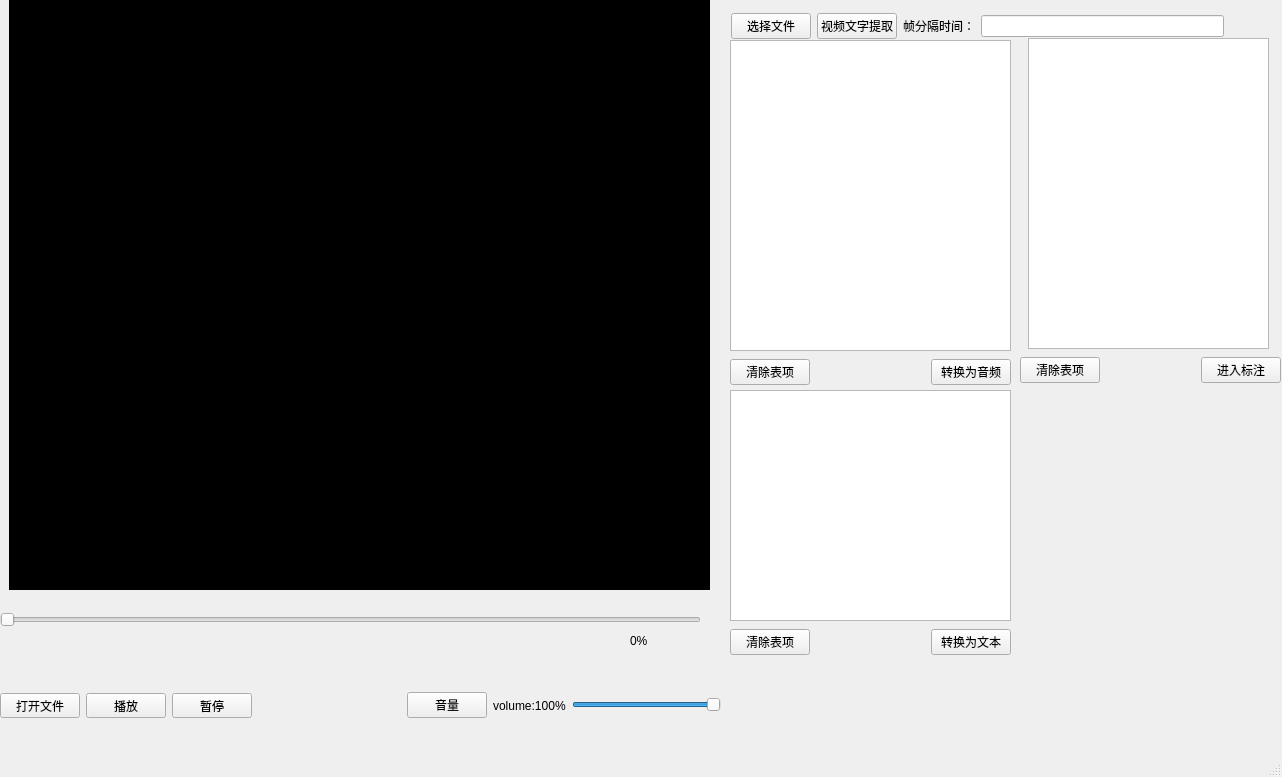
<?xml version="1.0" encoding="UTF-8"?>
<ui version="4.0">
 <class>MainWindow</class>
 <widget class="QMainWindow" name="MainWindow">
  <property name="geometry">
   <rect>
    <x>0</x>
    <y>0</y>
    <width>1282</width>
    <height>777</height>
   </rect>
  </property>
  <property name="windowTitle">
   <string>MainWindow</string>
  </property>
  <widget class="QWidget" name="centralwidget">
   <widget class="QLabel" name="lab_video">
    <property name="geometry">
     <rect>
      <x>630</x>
      <y>630</y>
      <width>51</width>
      <height>21</height>
     </rect>
    </property>
    <property name="maximumSize">
     <size>
      <width>16777215</width>
      <height>50</height>
     </size>
    </property>
    <property name="text">
     <string>0%</string>
    </property>
   </widget>
   <widget class="myVideoWidget" name="wgt_video" native="true">
    <property name="geometry">
     <rect>
      <x>9</x>
      <y>-1</y>
      <width>701</width>
      <height>591</height>
     </rect>
    </property>
    <property name="minimumSize">
     <size>
      <width>410</width>
      <height>200</height>
     </size>
    </property>
    <property name="maximumSize">
     <size>
      <width>16777215</width>
      <height>16777215</height>
     </size>
    </property>
    <property name="palette">
     <palette>
      <active>
       <colorrole role="Base">
        <brush brushstyle="SolidPattern">
         <color alpha="255">
          <red>255</red>
          <green>255</green>
          <blue>255</blue>
         </color>
        </brush>
       </colorrole>
       <colorrole role="Window">
        <brush brushstyle="SolidPattern">
         <color alpha="255">
          <red>0</red>
          <green>0</green>
          <blue>0</blue>
         </color>
        </brush>
       </colorrole>
      </active>
      <inactive>
       <colorrole role="Base">
        <brush brushstyle="SolidPattern">
         <color alpha="255">
          <red>255</red>
          <green>255</green>
          <blue>255</blue>
         </color>
        </brush>
       </colorrole>
       <colorrole role="Window">
        <brush brushstyle="SolidPattern">
         <color alpha="255">
          <red>0</red>
          <green>0</green>
          <blue>0</blue>
         </color>
        </brush>
       </colorrole>
      </inactive>
      <disabled>
       <colorrole role="Base">
        <brush brushstyle="SolidPattern">
         <color alpha="255">
          <red>0</red>
          <green>0</green>
          <blue>0</blue>
         </color>
        </brush>
       </colorrole>
       <colorrole role="Window">
        <brush brushstyle="SolidPattern">
         <color alpha="255">
          <red>0</red>
          <green>0</green>
          <blue>0</blue>
         </color>
        </brush>
       </colorrole>
      </disabled>
     </palette>
    </property>
    <property name="autoFillBackground">
     <bool>true</bool>
    </property>
    <widget class="QWidget" name="gridLayoutWidget">
     <property name="geometry">
      <rect>
       <x>-40</x>
       <y>-10</y>
       <width>1191</width>
       <height>741</height>
      </rect>
     </property>
     <layout class="QGridLayout" name="gridLayout"/>
    </widget>
   </widget>
   <widget class="myVideoSlider" name="sld_video">
    <property name="geometry">
     <rect>
      <x>0</x>
      <y>610</y>
      <width>701</width>
      <height>20</height>
     </rect>
    </property>
    <property name="minimumSize">
     <size>
      <width>410</width>
      <height>0</height>
     </size>
    </property>
    <property name="maximumSize">
     <size>
      <width>16777215</width>
      <height>20</height>
     </size>
    </property>
    <property name="maximum">
     <number>100</number>
    </property>
    <property name="orientation">
     <enum>Qt::Horizontal</enum>
    </property>
   </widget>
   <widget class="QWidget" name="layoutWidget">
    <property name="geometry">
     <rect>
      <x>0</x>
      <y>690</y>
      <width>721</width>
      <height>31</height>
     </rect>
    </property>
    <layout class="QHBoxLayout" name="horizontalLayout">
     <item>
      <widget class="QPushButton" name="btn_open">
       <property name="maximumSize">
        <size>
         <width>100</width>
         <height>25</height>
        </size>
       </property>
       <property name="text">
        <string>打开文件</string>
       </property>
       <property name="icon">
        <iconset>
         <normaloff>resources/images/folder-open.png</normaloff>resources/images/folder-open.png</iconset>
       </property>
      </widget>
     </item>
     <item>
      <widget class="QPushButton" name="btn_play">
       <property name="maximumSize">
        <size>
         <width>100</width>
         <height>25</height>
        </size>
       </property>
       <property name="text">
        <string>播放</string>
       </property>
       <property name="icon">
        <iconset>
         <normaloff>resources/images/play2.png</normaloff>resources/images/play2.png</iconset>
       </property>
      </widget>
     </item>
     <item>
      <widget class="QPushButton" name="btn_stop">
       <property name="maximumSize">
        <size>
         <width>100</width>
         <height>25</height>
        </size>
       </property>
       <property name="text">
        <string>暂停</string>
       </property>
       <property name="icon">
        <iconset>
         <normaloff>resources/images/pause.png</normaloff>resources/images/pause.png</iconset>
       </property>
      </widget>
     </item>
     <item>
      <spacer name="horizontalSpacer">
       <property name="orientation">
        <enum>Qt::Horizontal</enum>
       </property>
       <property name="sizeHint" stdset="0">
        <size>
         <width>40</width>
         <height>20</height>
        </size>
       </property>
      </spacer>
     </item>
     <item>
      <widget class="QPushButton" name="btn_volume">
       <property name="text">
        <string>音量</string>
       </property>
       <property name="icon">
        <iconset>
         <normaloff>resources/images/volume-high.png</normaloff>resources/images/volume-high.png</iconset>
       </property>
      </widget>
     </item>
     <item>
      <widget class="QLabel" name="lab_audio">
       <property name="text">
        <string>volume:100%</string>
       </property>
      </widget>
     </item>
     <item>
      <widget class="QSlider" name="sld_audio">
       <property name="minimumSize">
        <size>
         <width>100</width>
         <height>0</height>
        </size>
       </property>
       <property name="maximumSize">
        <size>
         <width>150</width>
         <height>20</height>
        </size>
       </property>
       <property name="value">
        <number>99</number>
       </property>
       <property name="orientation">
        <enum>Qt::Horizontal</enum>
       </property>
      </widget>
     </item>
    </layout>
   </widget>
   <widget class="QListWidget" name="Video_listWidget">
    <property name="geometry">
     <rect>
      <x>730</x>
      <y>40</y>
      <width>281</width>
      <height>311</height>
     </rect>
    </property>
   </widget>
   <widget class="QListWidget" name="audio_listWidget">
    <property name="geometry">
     <rect>
      <x>730</x>
      <y>390</y>
      <width>281</width>
      <height>231</height>
     </rect>
    </property>
   </widget>
   <widget class="QWidget" name="layoutWidget">
    <property name="geometry">
     <rect>
      <x>731</x>
      <y>11</y>
      <width>493</width>
      <height>30</height>
     </rect>
    </property>
    <layout class="QHBoxLayout" name="horizontalLayout_2">
     <item>
      <widget class="QPushButton" name="btn_upload_video">
       <property name="text">
        <string>选择文件</string>
       </property>
       <property name="icon">
        <iconset>
         <normaloff>resources/images/uploadFIle.png</normaloff>resources/images/uploadFIle.png</iconset>
       </property>
      </widget>
     </item>
     <item>
      <widget class="QPushButton" name="btn_extract_text">
       <property name="text">
        <string>视频文字提取</string>
       </property>
       <property name="icon">
        <iconset>
         <normaloff>resources/images/OCR.png</normaloff>resources/images/OCR.png</iconset>
       </property>
      </widget>
     </item>
     <item>
      <widget class="QLabel" name="frame_time_label">
       <property name="text">
        <string>帧分隔时间：</string>
       </property>
      </widget>
     </item>
     <item>
      <widget class="QLineEdit" name="frame_time_edit"/>
     </item>
    </layout>
   </widget>
   <widget class="QListWidget" name="Text_listWidget">
    <property name="geometry">
     <rect>
      <x>1028</x>
      <y>38</y>
      <width>241</width>
      <height>311</height>
     </rect>
    </property>
   </widget>
   <widget class="QWidget" name="layoutWidget">
    <property name="geometry">
     <rect>
      <x>730</x>
      <y>357</y>
      <width>281</width>
      <height>30</height>
     </rect>
    </property>
    <layout class="QHBoxLayout" name="horizontalLayout_3">
     <item>
      <widget class="QPushButton" name="btn_clear_videos">
       <property name="text">
        <string>清除表项</string>
       </property>
       <property name="icon">
        <iconset>
         <normaloff>resources/images/action.png</normaloff>resources/images/action.png</iconset>
       </property>
      </widget>
     </item>
     <item>
      <spacer name="horizontalSpacer_2">
       <property name="orientation">
        <enum>Qt::Horizontal</enum>
       </property>
       <property name="sizeHint" stdset="0">
        <size>
         <width>40</width>
         <height>20</height>
        </size>
       </property>
      </spacer>
     </item>
     <item>
      <widget class="QPushButton" name="btn_convert_video_to_audio">
       <property name="text">
        <string>转换为音频</string>
       </property>
       <property name="icon">
        <iconset>
         <normaloff>resources/images/convertToAudio.png</normaloff>resources/images/convertToAudio.png</iconset>
       </property>
      </widget>
     </item>
    </layout>
   </widget>
   <widget class="QWidget" name="layoutWidget">
    <property name="geometry">
     <rect>
      <x>730</x>
      <y>627</y>
      <width>281</width>
      <height>30</height>
     </rect>
    </property>
    <layout class="QHBoxLayout" name="horizontalLayout_4">
     <item>
      <widget class="QPushButton" name="btn_clear_audios">
       <property name="text">
        <string>清除表项</string>
       </property>
       <property name="icon">
        <iconset>
         <normaloff>resources/images/action.png</normaloff>resources/images/action.png</iconset>
       </property>
      </widget>
     </item>
     <item>
      <spacer name="horizontalSpacer_3">
       <property name="orientation">
        <enum>Qt::Horizontal</enum>
       </property>
       <property name="sizeHint" stdset="0">
        <size>
         <width>40</width>
         <height>20</height>
        </size>
       </property>
      </spacer>
     </item>
     <item>
      <widget class="QPushButton" name="btn_convert_audio_to_text">
       <property name="text">
        <string>转换为文本</string>
       </property>
       <property name="icon">
        <iconset>
         <normaloff>resources/images/convertToText.png</normaloff>resources/images/convertToText.png</iconset>
       </property>
      </widget>
     </item>
    </layout>
   </widget>
   <widget class="QWidget" name="layoutWidget">
    <property name="geometry">
     <rect>
      <x>1020</x>
      <y>350</y>
      <width>261</width>
      <height>41</height>
     </rect>
    </property>
    <layout class="QHBoxLayout" name="horizontalLayout_5">
     <item>
      <widget class="QPushButton" name="btn_clear_texts">
       <property name="text">
        <string>清除表项</string>
       </property>
       <property name="icon">
        <iconset>
         <normaloff>resources/images/action.png</normaloff>resources/images/action.png</iconset>
       </property>
      </widget>
     </item>
     <item>
      <spacer name="horizontalSpacer_4">
       <property name="orientation">
        <enum>Qt::Horizontal</enum>
       </property>
       <property name="sizeHint" stdset="0">
        <size>
         <width>40</width>
         <height>20</height>
        </size>
       </property>
      </spacer>
     </item>
     <item>
      <widget class="QPushButton" name="btn_Annotation">
       <property name="text">
        <string>进入标注</string>
       </property>
       <property name="icon">
        <iconset>
         <normaloff>resources/images/mannuate.png</normaloff>resources/images/mannuate.png</iconset>
       </property>
      </widget>
     </item>
    </layout>
   </widget>
  </widget>
  <widget class="QMenuBar" name="menubar">
   <property name="geometry">
    <rect>
     <x>0</x>
     <y>0</y>
     <width>1282</width>
     <height>26</height>
    </rect>
   </property>
  </widget>
  <widget class="QStatusBar" name="statusbar"/>
 </widget>
 <customwidgets>
  <customwidget>
   <class>myVideoWidget</class>
   <extends>QWidget</extends>
   <header>myVideoWidget.h</header>
   <container>1</container>
  </customwidget>
  <customwidget>
   <class>myVideoSlider</class>
   <extends>QSlider</extends>
   <header>myvideoslider.h</header>
  </customwidget>
 </customwidgets>
 <resources/>
 <connections/>
</ui>
